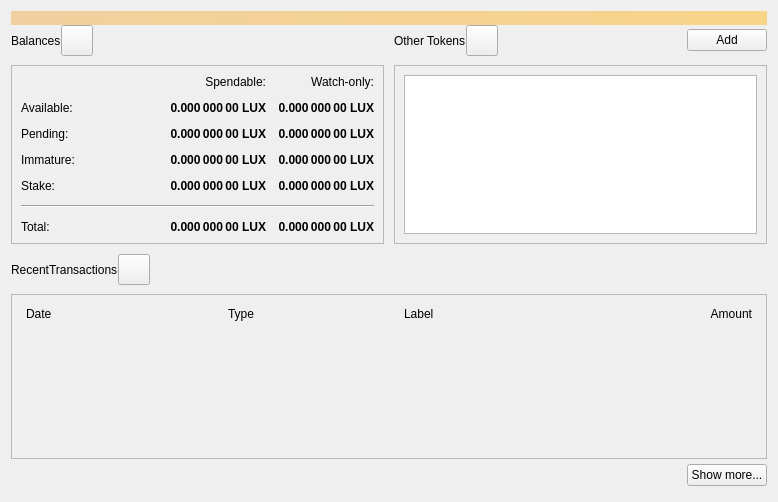
<?xml version="1.0" encoding="UTF-8"?>
<ui version="4.0">
 <class>OverviewPage</class>
 <widget class="QWidget" name="OverviewPage">
  <property name="geometry">
   <rect>
    <x>0</x>
    <y>0</y>
    <width>778</width>
    <height>502</height>
   </rect>
  </property>
  <property name="windowTitle">
   <string>Form</string>
  </property>
  <layout class="QVBoxLayout" name="topLayout">
   <property name="spacing">
    <number>0</number>
   </property>
   <item>
    <widget class="QLabel" name="labelAlerts">
     <property name="visible">
      <bool>false</bool>
     </property>
     <property name="styleSheet">
      <string notr="true">QLabel { background-color: qlineargradient(x1: 0, y1: 0, x2: 1, y2: 0, stop:0 #F0D0A0, stop:1 #F8D488); color:#000000; }</string>
     </property>
     <property name="wordWrap">
      <bool>true</bool>
     </property>
     <property name="margin">
      <number>3</number>
     </property>
     <property name="textInteractionFlags">
      <set>Qt::TextSelectableByMouse</set>
     </property>
    </widget>
   </item>
   <item>
    <layout class="QGridLayout" name="gridLayout_2">
     <item row="0" column="2">
      <layout class="QHBoxLayout" name="horizontalLayout_4">
       <property name="bottomMargin">
        <number>9</number>
       </property>
       <item>
        <widget class="QLabel" name="labelTokens">
         <property name="text">
          <string>Other Tokens</string>
         </property>
        </widget>
       </item>
       <item>
        <widget class="QToolButton" name="labelTokenStatus">
         <property name="toolTip">
          <string>The displayed information may be out of date. Your wallet automatically synchronizes with the Lux network after a connection is established, but this process has not completed yet.</string>
         </property>
         <property name="text">
          <string/>
         </property>
         <property name="iconSize">
          <size>
           <width>24</width>
           <height>24</height>
          </size>
         </property>
         <property name="flat" stdset="0">
          <bool>false</bool>
         </property>
        </widget>
       </item>
       <item>
        <spacer name="horizontalSpacer_7">
         <property name="orientation">
          <enum>Qt::Horizontal</enum>
         </property>
         <property name="sizeHint" stdset="0">
          <size>
           <width>40</width>
           <height>20</height>
          </size>
         </property>
        </spacer>
       </item>
       <item>
        <widget class="QPushButton" name="buttonAddToken">
         <property name="text">
          <string>Add</string>
         </property>
        </widget>
       </item>
      </layout>
     </item>
     <item row="1" column="2">
      <widget class="QFrame" name="frameOtherTokens">
       <property name="minimumSize">
        <size>
         <width>0</width>
         <height>100</height>
        </size>
       </property>
       <property name="frameShape">
        <enum>QFrame::StyledPanel</enum>
       </property>
       <property name="frameShadow">
        <enum>QFrame::Raised</enum>
       </property>
       <layout class="QVBoxLayout" name="verticalLayout_10">
        <item>
         <widget class="QListView" name="listTokens">
          <property name="enabled">
           <bool>true</bool>
          </property>
         </widget>
        </item>
       </layout>
      </widget>
     </item>
     <item row="1" column="0">
      <widget class="QFrame" name="frameBalances">
       <property name="frameShape">
        <enum>QFrame::StyledPanel</enum>
       </property>
       <property name="frameShadow">
        <enum>QFrame::Raised</enum>
       </property>
       <layout class="QVBoxLayout" name="verticalLayout_4">
        <item>
         <layout class="QGridLayout" name="gridLayout">
          <property name="spacing">
           <number>12</number>
          </property>
          <item row="2" column="3">
           <widget class="QLabel" name="labelWatchPending">
            <property name="font">
             <font>
              <weight>75</weight>
              <bold>true</bold>
             </font>
            </property>
            <property name="cursor">
             <cursorShape>IBeamCursor</cursorShape>
            </property>
            <property name="toolTip">
             <string>Unconfirmed transactions to watch-only addresses</string>
            </property>
            <property name="text">
             <string notr="true">0.000 000 00 LUX</string>
            </property>
            <property name="alignment">
             <set>Qt::AlignRight|Qt::AlignTrailing|Qt::AlignVCenter</set>
            </property>
            <property name="textInteractionFlags">
             <set>Qt::LinksAccessibleByMouse|Qt::TextSelectableByKeyboard|Qt::TextSelectableByMouse</set>
            </property>
           </widget>
          </item>
          <item row="2" column="2">
           <widget class="QLabel" name="labelUnconfirmed">
            <property name="font">
             <font>
              <weight>75</weight>
              <bold>true</bold>
             </font>
            </property>
            <property name="cursor">
             <cursorShape>IBeamCursor</cursorShape>
            </property>
            <property name="toolTip">
             <string>Total of transactions that have yet to be confirmed, and do not yet count toward the spendable balance</string>
            </property>
            <property name="text">
             <string notr="true">0.000 000 00 LUX</string>
            </property>
            <property name="alignment">
             <set>Qt::AlignRight|Qt::AlignTrailing|Qt::AlignVCenter</set>
            </property>
            <property name="textInteractionFlags">
             <set>Qt::LinksAccessibleByMouse|Qt::TextSelectableByKeyboard|Qt::TextSelectableByMouse</set>
            </property>
           </widget>
          </item>
          <item row="3" column="2">
           <widget class="QLabel" name="labelImmature">
            <property name="font">
             <font>
              <weight>75</weight>
              <bold>true</bold>
             </font>
            </property>
            <property name="cursor">
             <cursorShape>IBeamCursor</cursorShape>
            </property>
            <property name="toolTip">
             <string>Mined balance that has not yet matured</string>
            </property>
            <property name="text">
             <string notr="true">0.000 000 00 LUX</string>
            </property>
            <property name="alignment">
             <set>Qt::AlignRight|Qt::AlignTrailing|Qt::AlignVCenter</set>
            </property>
            <property name="textInteractionFlags">
             <set>Qt::LinksAccessibleByMouse|Qt::TextSelectableByKeyboard|Qt::TextSelectableByMouse</set>
            </property>
           </widget>
          </item>
          <item row="3" column="0">
           <widget class="QLabel" name="labelImmatureText">
            <property name="text">
             <string>Immature:</string>
            </property>
           </widget>
          </item>
          <item row="0" column="3">
           <widget class="QLabel" name="labelWatchonly">
            <property name="text">
             <string>Watch-only:</string>
            </property>
            <property name="alignment">
             <set>Qt::AlignRight|Qt::AlignTrailing|Qt::AlignVCenter</set>
            </property>
           </widget>
          </item>
          <item row="1" column="0">
           <widget class="QLabel" name="labelBalanceText">
            <property name="text">
             <string>Available:</string>
            </property>
           </widget>
          </item>
          <item row="1" column="2">
           <widget class="QLabel" name="labelBalance">
            <property name="font">
             <font>
              <weight>75</weight>
              <bold>true</bold>
             </font>
            </property>
            <property name="cursor">
             <cursorShape>IBeamCursor</cursorShape>
            </property>
            <property name="toolTip">
             <string>Your current spendable balance</string>
            </property>
            <property name="text">
             <string notr="true">0.000 000 00 LUX</string>
            </property>
            <property name="alignment">
             <set>Qt::AlignRight|Qt::AlignTrailing|Qt::AlignVCenter</set>
            </property>
            <property name="textInteractionFlags">
             <set>Qt::LinksAccessibleByMouse|Qt::TextSelectableByKeyboard|Qt::TextSelectableByMouse</set>
            </property>
           </widget>
          </item>
          <item row="1" column="3">
           <widget class="QLabel" name="labelWatchAvailable">
            <property name="font">
             <font>
              <weight>75</weight>
              <bold>true</bold>
             </font>
            </property>
            <property name="cursor">
             <cursorShape>IBeamCursor</cursorShape>
            </property>
            <property name="toolTip">
             <string>Your current balance in watch-only addresses</string>
            </property>
            <property name="text">
             <string notr="true">0.000 000 00 LUX</string>
            </property>
            <property name="alignment">
             <set>Qt::AlignRight|Qt::AlignTrailing|Qt::AlignVCenter</set>
            </property>
            <property name="textInteractionFlags">
             <set>Qt::LinksAccessibleByMouse|Qt::TextSelectableByKeyboard|Qt::TextSelectableByMouse</set>
            </property>
           </widget>
          </item>
          <item row="2" column="0">
           <widget class="QLabel" name="labelPendingText">
            <property name="text">
             <string>Pending:</string>
            </property>
           </widget>
          </item>
          <item row="0" column="2">
           <widget class="QLabel" name="labelSpendable">
            <property name="text">
             <string>Spendable:</string>
            </property>
            <property name="alignment">
             <set>Qt::AlignRight|Qt::AlignTrailing|Qt::AlignVCenter</set>
            </property>
           </widget>
          </item>
          <item row="4" column="0">
           <widget class="QLabel" name="labelStakeText">
            <property name="text">
             <string>Stake:</string>
            </property>
           </widget>
          </item>
          <item row="4" column="2">
           <widget class="QLabel" name="labelStake">
            <property name="font">
             <font>
              <weight>75</weight>
              <bold>true</bold>
             </font>
            </property>
            <property name="text">
             <string>0.000 000 00 LUX</string>
            </property>
            <property name="alignment">
             <set>Qt::AlignRight|Qt::AlignTrailing|Qt::AlignVCenter</set>
            </property>
            <property name="textInteractionFlags">
             <set>Qt::LinksAccessibleByMouse|Qt::TextSelectableByKeyboard|Qt::TextSelectableByMouse</set>
            </property>
           </widget>
          </item>
          <item row="4" column="3">
           <widget class="QLabel" name="labelWatchStake">
            <property name="font">
             <font>
              <weight>75</weight>
              <bold>true</bold>
             </font>
            </property>
            <property name="text">
             <string>0.000 000 00 LUX</string>
            </property>
            <property name="alignment">
             <set>Qt::AlignRight|Qt::AlignTrailing|Qt::AlignVCenter</set>
            </property>
            <property name="textInteractionFlags">
             <set>Qt::LinksAccessibleByMouse|Qt::TextSelectableByKeyboard|Qt::TextSelectableByMouse</set>
            </property>
           </widget>
          </item>
          <item row="3" column="3">
           <widget class="QLabel" name="labelWatchImmature">
            <property name="font">
             <font>
              <weight>75</weight>
              <bold>true</bold>
             </font>
            </property>
            <property name="cursor">
             <cursorShape>IBeamCursor</cursorShape>
            </property>
            <property name="toolTip">
             <string>Mined balance in watch-only addresses that has not yet matured</string>
            </property>
            <property name="text">
             <string notr="true">0.000 000 00 LUX</string>
            </property>
            <property name="alignment">
             <set>Qt::AlignRight|Qt::AlignTrailing|Qt::AlignVCenter</set>
            </property>
            <property name="textInteractionFlags">
             <set>Qt::LinksAccessibleByMouse|Qt::TextSelectableByKeyboard|Qt::TextSelectableByMouse</set>
            </property>
           </widget>
          </item>
          <item row="7" column="3">
           <widget class="QLabel" name="labelWatchTotal">
            <property name="font">
             <font>
              <weight>75</weight>
              <bold>true</bold>
             </font>
            </property>
            <property name="cursor">
             <cursorShape>IBeamCursor</cursorShape>
            </property>
            <property name="toolTip">
             <string>Current total balance in watch-only addresses</string>
            </property>
            <property name="text">
             <string notr="true">0.000 000 00 LUX</string>
            </property>
            <property name="alignment">
             <set>Qt::AlignRight|Qt::AlignTrailing|Qt::AlignVCenter</set>
            </property>
            <property name="textInteractionFlags">
             <set>Qt::LinksAccessibleByMouse|Qt::TextSelectableByKeyboard|Qt::TextSelectableByMouse</set>
            </property>
           </widget>
          </item>
          <item row="5" column="0" colspan="4">
           <spacer name="verticalSpacer">
            <property name="orientation">
             <enum>Qt::Vertical</enum>
            </property>
            <property name="sizeHint" stdset="0">
             <size>
              <width>20</width>
              <height>40</height>
             </size>
            </property>
           </spacer>
          </item>
          <item row="7" column="2">
           <widget class="QLabel" name="labelTotal">
            <property name="font">
             <font>
              <weight>75</weight>
              <bold>true</bold>
             </font>
            </property>
            <property name="cursor">
             <cursorShape>IBeamCursor</cursorShape>
            </property>
            <property name="toolTip">
             <string>Your current total balance</string>
            </property>
            <property name="text">
             <string notr="true">0.000 000 00 LUX</string>
            </property>
            <property name="alignment">
             <set>Qt::AlignRight|Qt::AlignTrailing|Qt::AlignVCenter</set>
            </property>
            <property name="textInteractionFlags">
             <set>Qt::LinksAccessibleByMouse|Qt::TextSelectableByKeyboard|Qt::TextSelectableByMouse</set>
            </property>
           </widget>
          </item>
          <item row="0" column="1" rowspan="5">
           <spacer name="horizontalSpacer_5">
            <property name="orientation">
             <enum>Qt::Horizontal</enum>
            </property>
            <property name="sizeHint" stdset="0">
             <size>
              <width>40</width>
              <height>20</height>
             </size>
            </property>
           </spacer>
          </item>
          <item row="7" column="0">
           <widget class="QLabel" name="labelTotalText">
            <property name="text">
             <string>Total:        </string>
            </property>
           </widget>
          </item>
          <item row="6" column="0" colspan="4">
           <widget class="Line" name="hLine">
            <property name="orientation">
             <enum>Qt::Horizontal</enum>
            </property>
           </widget>
          </item>
         </layout>
        </item>
       </layout>
      </widget>
     </item>
     <item row="0" column="0">
      <layout class="QHBoxLayout" name="horizontalLayout_2">
       <property name="bottomMargin">
        <number>9</number>
       </property>
       <item>
        <widget class="QLabel" name="labelBalances">
         <property name="text">
          <string>Balances</string>
         </property>
        </widget>
       </item>
       <item>
        <widget class="QToolButton" name="labelWalletStatus">
         <property name="enabled">
          <bool>true</bool>
         </property>
         <property name="toolTip">
          <string>The displayed information may be out of date. Your wallet automatically synchronizes with the Lux network after a connection is established, but this process has not completed yet.</string>
         </property>
         <property name="text">
          <string/>
         </property>
         <property name="icon">
          <iconset>
           <normaloff>:/icons/warning</normaloff>
           <disabledoff>:/icons/warning</disabledoff>:/icons/warning</iconset>
         </property>
         <property name="iconSize">
          <size>
           <width>24</width>
           <height>24</height>
          </size>
         </property>
         <property name="flat" stdset="0">
          <bool>false</bool>
         </property>
        </widget>
       </item>
       <item>
        <spacer name="horizontalSpacer">
         <property name="orientation">
          <enum>Qt::Horizontal</enum>
         </property>
         <property name="sizeHint" stdset="0">
          <size>
           <width>40</width>
           <height>20</height>
          </size>
         </property>
        </spacer>
       </item>
      </layout>
     </item>
     <item row="0" column="1" rowspan="2">
      <spacer name="horizontalSpacer_4">
       <property name="orientation">
        <enum>Qt::Horizontal</enum>
       </property>
       <property name="sizeType">
        <enum>QSizePolicy::Fixed</enum>
       </property>
       <property name="sizeHint" stdset="0">
        <size>
         <width>10</width>
         <height>20</height>
        </size>
       </property>
      </spacer>
     </item>
    </layout>
   </item>
   <item>
    <spacer name="verticalSpacer_4">
     <property name="orientation">
      <enum>Qt::Vertical</enum>
     </property>
     <property name="sizeType">
      <enum>QSizePolicy::Fixed</enum>
     </property>
     <property name="sizeHint" stdset="0">
      <size>
       <width>20</width>
       <height>10</height>
      </size>
     </property>
    </spacer>
   </item>
   <item>
    <layout class="QHBoxLayout" name="horizontalLayout_6">
     <property name="bottomMargin">
      <number>9</number>
     </property>
     <item>
      <widget class="QLabel" name="labelRecentTransactions">
       <property name="text">
        <string>RecentTransactions</string>
       </property>
      </widget>
     </item>
     <item>
      <widget class="QToolButton" name="labelTransactionsStatus">
       <property name="enabled">
        <bool>true</bool>
       </property>
       <property name="toolTip">
        <string>The displayed information may be out of date. Your wallet automatically synchronizes with the Lux network after a connection is established, but this process has not completed yet.</string>
       </property>
       <property name="text">
        <string/>
       </property>
       <property name="icon">
        <iconset>
         <normaloff>:/icons/warning</normaloff>
         <disabledoff>:/icons/warning</disabledoff>:/icons/warning</iconset>
       </property>
       <property name="iconSize">
        <size>
         <width>24</width>
         <height>24</height>
        </size>
       </property>
       <property name="flat" stdset="0">
        <bool>false</bool>
       </property>
      </widget>
     </item>
     <item>
      <spacer name="horizontalSpacer_3">
       <property name="orientation">
        <enum>Qt::Horizontal</enum>
       </property>
       <property name="sizeHint" stdset="0">
        <size>
         <width>40</width>
         <height>20</height>
        </size>
       </property>
      </spacer>
     </item>
    </layout>
   </item>
   <item>
    <layout class="QVBoxLayout" name="verticalLayout_3">
     <item>
      <widget class="QFrame" name="frameRecentTransactions">
       <property name="frameShape">
        <enum>QFrame::StyledPanel</enum>
       </property>
       <property name="frameShadow">
        <enum>QFrame::Raised</enum>
       </property>
       <layout class="QVBoxLayout" name="verticalLayout_8">
        <item>
         <layout class="QHBoxLayout" name="horizontalLayout_3">
          <property name="spacing">
           <number>5</number>
          </property>
          <property name="leftMargin">
           <number>5</number>
          </property>
          <property name="rightMargin">
           <number>5</number>
          </property>
          <item>
           <widget class="QLabel" name="labelDate">
            <property name="text">
             <string>Date</string>
            </property>
           </widget>
          </item>
          <item>
           <spacer name="horizontalSpacer_2">
            <property name="orientation">
             <enum>Qt::Horizontal</enum>
            </property>
            <property name="sizeType">
             <enum>QSizePolicy::Fixed</enum>
            </property>
            <property name="sizeHint" stdset="0">
             <size>
              <width>25</width>
              <height>20</height>
             </size>
            </property>
           </spacer>
          </item>
          <item>
           <widget class="QLabel" name="labelType">
            <property name="text">
             <string>Type</string>
            </property>
           </widget>
          </item>
          <item>
           <widget class="QLabel" name="labelAddress">
            <property name="text">
             <string>Label</string>
            </property>
           </widget>
          </item>
          <item>
           <widget class="QLabel" name="labelAmount">
            <property name="text">
             <string>Amount</string>
            </property>
            <property name="alignment">
             <set>Qt::AlignRight|Qt::AlignTrailing|Qt::AlignVCenter</set>
            </property>
           </widget>
          </item>
         </layout>
        </item>
        <item>
         <widget class="QListView" name="listTransactions">
          <property name="styleSheet">
           <string notr="true">QListView { background: transparent; }</string>
          </property>
          <property name="frameShape">
           <enum>QFrame::NoFrame</enum>
          </property>
          <property name="verticalScrollBarPolicy">
           <enum>Qt::ScrollBarAlwaysOff</enum>
          </property>
          <property name="horizontalScrollBarPolicy">
           <enum>Qt::ScrollBarAlwaysOff</enum>
          </property>
         </widget>
        </item>
       </layout>
      </widget>
     </item>
     <item>
      <layout class="QHBoxLayout" name="horizontalLayout">
       <property name="topMargin">
        <number>5</number>
       </property>
       <property name="bottomMargin">
        <number>5</number>
       </property>
       <item>
        <spacer name="horizontalSpacer_6">
         <property name="orientation">
          <enum>Qt::Horizontal</enum>
         </property>
         <property name="sizeHint" stdset="0">
          <size>
           <width>40</width>
           <height>20</height>
          </size>
         </property>
        </spacer>
       </item>
       <item>
        <widget class="QPushButton" name="showMoreButton">
         <property name="text">
          <string>Show more...</string>
         </property>
        </widget>
       </item>
      </layout>
     </item>
    </layout>
   </item>
  </layout>
 </widget>
 <resources/>
 <connections/>
</ui>
